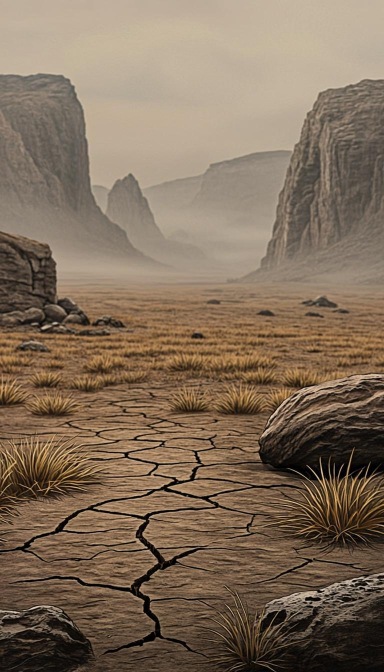
#> input picture blooming-world/scripts/bw_assets/eras/era-0.png, 768 x 1344 px, found by its file name (shown at 1/2 size); its folder holds 4 pictures in this run
$ python bw_process_bgs.py
#> lines starting #> are read from the running program, lines starting #| are printed output that depends on the picture
#!/usr/bin/env python3
"""Контрольный коллаж 10 фонов + конвертация в WebP для игры."""
from pathlib import Path
from PIL import Image

SRC = Path('/home/z/my-project/scripts/bw_assets/eras')
PUB = Path('/home/z/my-project/public/eras')
PUB.mkdir(parents=True, exist_ok=True)

# --- контактный лист 5x2 (проверка глазами) ---
thumb_w, thumb_h = 200, 350
sheet = Image.new('RGB', (thumb_w * 5, thumb_h * 2), '#222')
#> sheet: PIL image 1000x700 RGB; every value is 34
for i in range(10):
    im = Image.open(SRC / f'era-{i}.png').convert('RGB')
#> im is the input picture: PIL image 768x1344 RGB; mean R, G, B 128.8, 109.7, 90.2
    im.thumbnail((thumb_w, thumb_h))
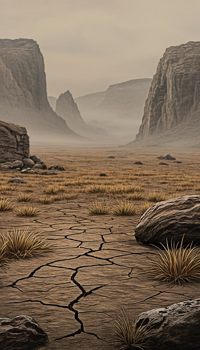
#> im: PIL image 200x350 RGB; mean R, G, B 128.8, 109.7, 90.2
    x = (i % 5) * thumb_w + (thumb_w - im.width) // 2
#> x = 0
    y = (i // 5) * thumb_h + (thumb_h - im.height) // 2
#> y = 0
    sheet.paste(im, (x, y))
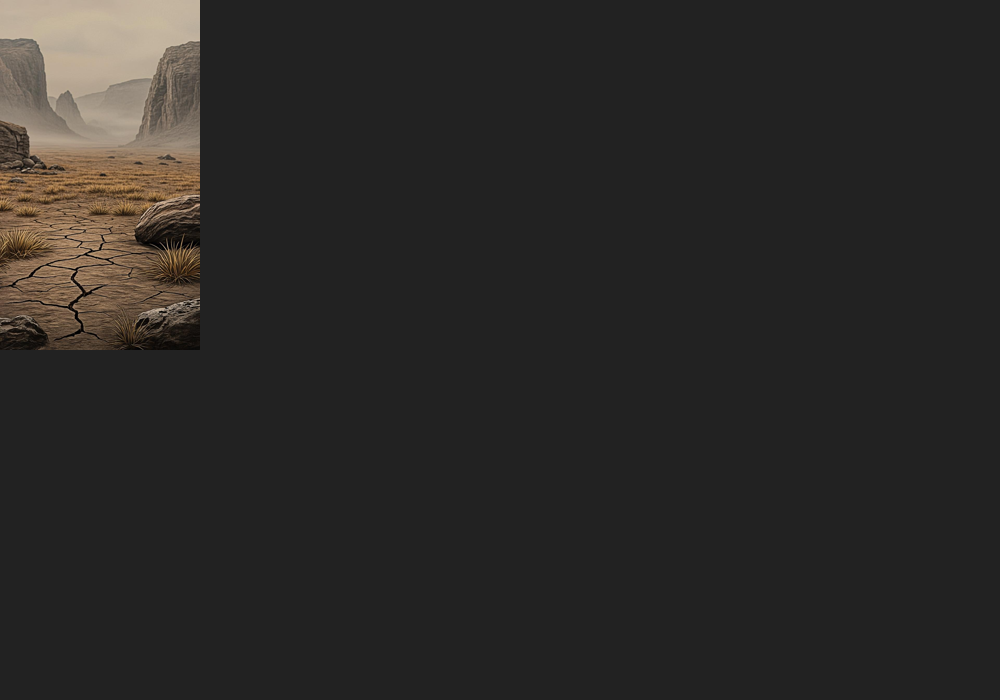
#> sheet: PIL image 1000x700 RGB; mean R, G, B 43.5, 41.6, 39.6
#> pass 2 of the loop `for i in range(10):`:
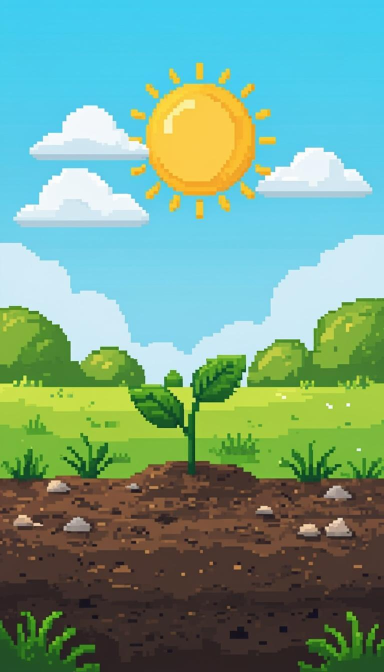
#> input picture blooming-world/scripts/bw_assets/eras/era-1.png, 768 x 1344 px, found by its file name (shown at 1/2 size)
#> im is the input picture: PIL image 768x1344 RGB; mean R, G, B 114.7, 160.2, 138.1
#> `im.thumbnail((thumb_w, thumb_h))`:
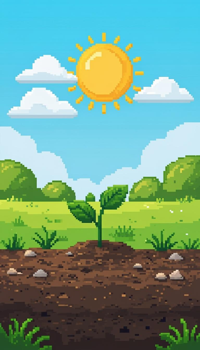
#> im: PIL image 200x350 RGB; mean R, G, B 114.7, 160.2, 138.1
#> `sheet.paste(im, (x, y))`:
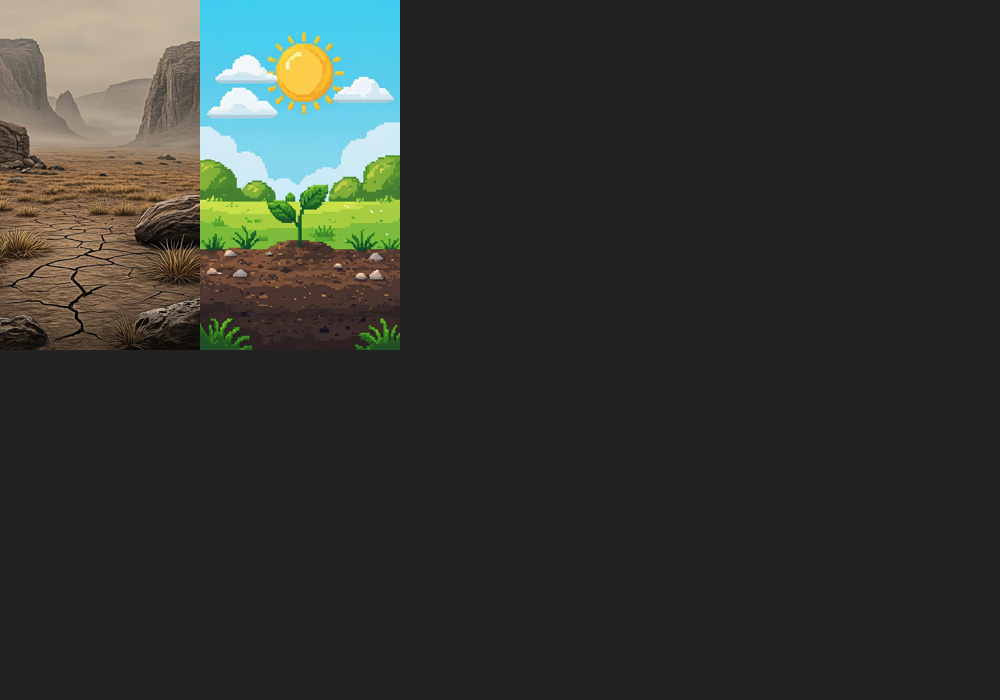
#> sheet: PIL image 1000x700 RGB; mean R, G, B 51.5, 54.2, 50
#> pass 3 of the loop `for i in range(10):`:
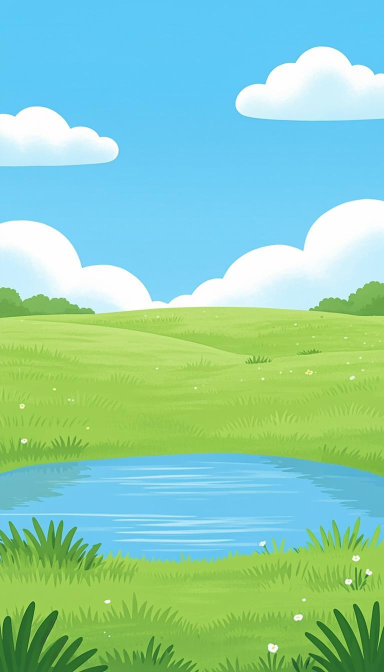
#> input picture blooming-world/scripts/bw_assets/eras/era-2.png, 768 x 1344 px, found by its file name (shown at 1/2 size)
#> im is the input picture: PIL image 768x1344 RGB; mean R, G, B 139.6, 205.8, 176.1
#> `im.thumbnail((thumb_w, thumb_h))`:
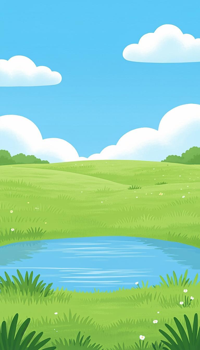
#> im: PIL image 200x350 RGB; mean R, G, B 139.6, 205.8, 176.1
#> `sheet.paste(im, (x, y))`:
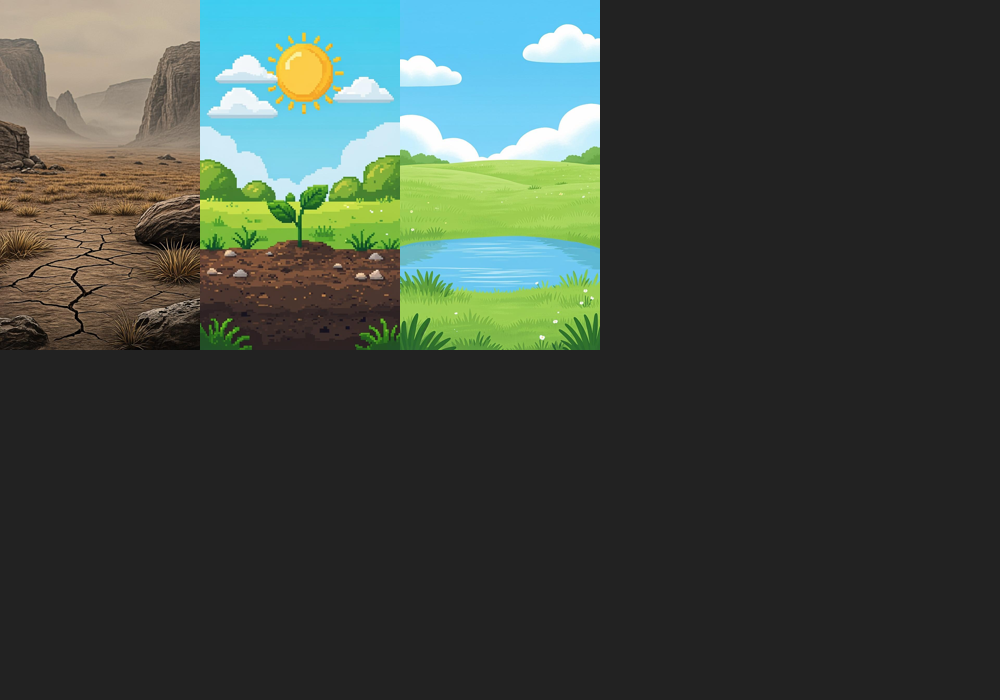
#> sheet: PIL image 1000x700 RGB; mean R, G, B 62.1, 71.4, 64.2
#> (the run stopped early here; a loop or call above may not have finished)
